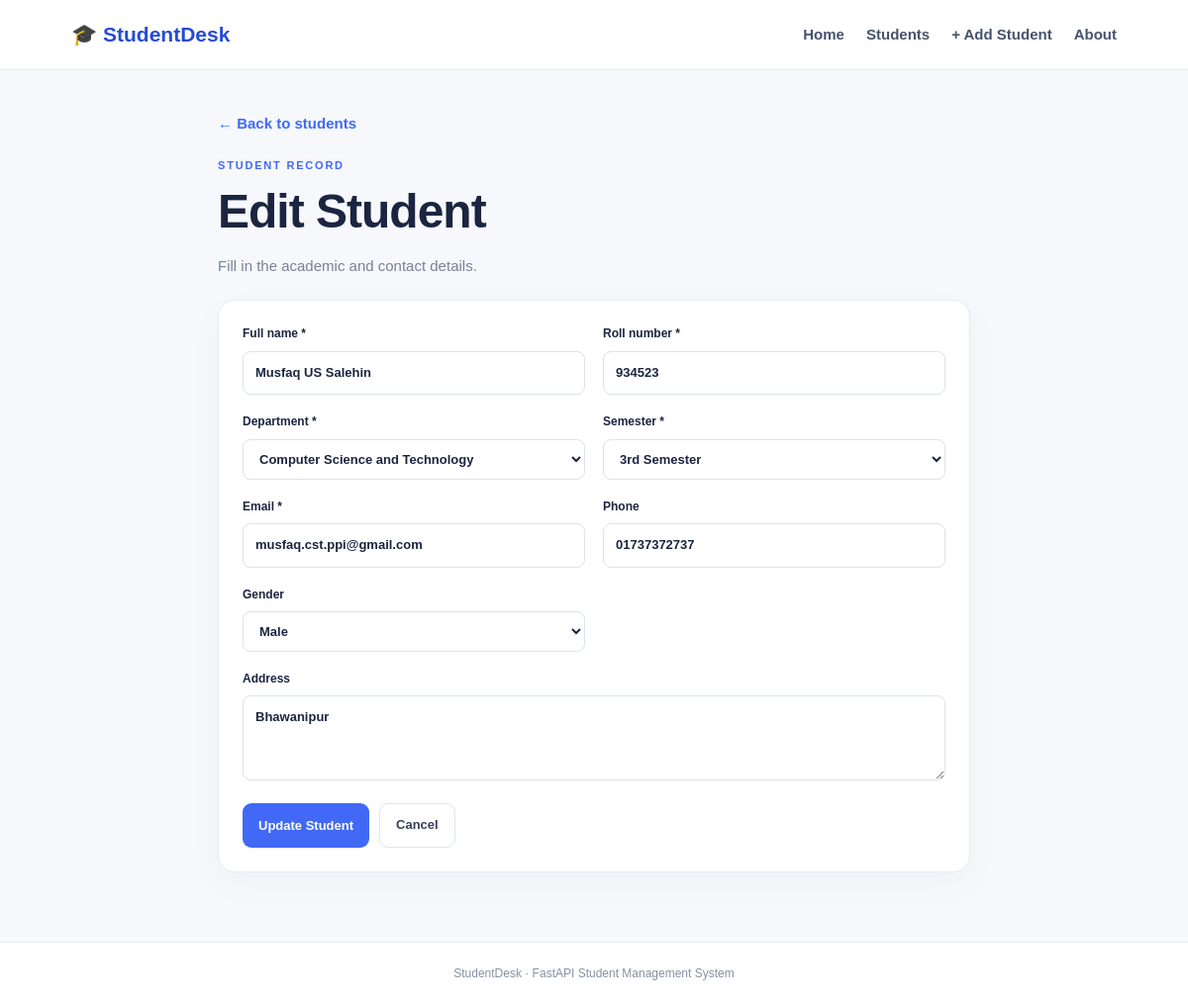
The page /students/1/edit on the database its author committed.
### Model.py (models this page shows)
class Student(Base):
    __tablename__ = "students"
    id = Column(Integer, primary_key=True, index=True)
    roll_no = Column(String(30), unique=True, nullable=False, index=True)
    name = Column(String(120), nullable=False, index=True)
    department = Column(String(100), nullable=False)
    semester = Column(String(30), nullable=False)
    email = Column(String(150), unique=True, nullable=False, index=True)
    phone = Column(String(30), nullable=True)
    gender = Column(String(30), nullable=True)
    address = Column(String(300), nullable=True)

### Main.py (the view)
@app.get("/students/{student_id}/edit",response_class=HTMLResponse)
def edit_page(request:Request,student_id:int,db:Session=Depends(get_db)):
    obj=Service.find_student(db,student_id)
    return templates.TemplateResponse(request=request,name="student_form.html",context={"page_title":"Edit Student","student":obj,"action":f"/students/{student_id}/edit","button_text":"Update Student","departments":DEPARTMENTS,"semesters":SEMESTERS})

### templates/student_form.html
{% extends "base.html" %}{% block title %}{{ page_title }} | StudentDesk{% endblock %}{% block content %}<div class="narrow"><a class="back" href="/students">← Back to students</a><p class="eyebrow">STUDENT RECORD</p><h1>{{ page_title }}</h1><p class="muted">Fill in the academic and contact details.</p><form id="student-form" class="form-card" method="post" action="{{ action }}"><div class="form-grid"><label>Full name *<input id="name" name="name" required maxlength="120" value="{{ student.name if student else '' }}" placeholder="Student full name"></label><label>Roll number *<input id="roll_no" name="roll_no" required maxlength="30" value="{{ student.roll_no if student else '' }}" placeholder="e.g. CST-23001"></label><label>Department *<select name="department" required><option value="">Select department</option>{% for d in departments %}<option value="{{ d }}" {% if student and student.department==d %}selected{% endif %}>{{ d }}</option>{% endfor %}</select></label><label>Semester *<select name="semester" required><option value="">Select semester</option>{% for sem in semesters %}<option value="{{ sem }}" {% if student and student.semester==sem %}selected{% endif %}>{{ sem }} Semester</option>{% endfor %}</select></label><label>Email *<input type="email" name="email" required maxlength="150" value="{{ student.email if student else '' }}" placeholder="student@example.com"></label><label>Phone<input type="tel" name="phone" maxlength="30" value="{{ student.phone if student else '' }}" placeholder="01XXXXXXXXX"></label><label>Gender<select name="gender"><option value="">Not specified</option>{% for g in ['Male','Female','Other'] %}<option value="{{ g }}" {% if student and student.gender==g %}selected{% endif %}>{{ g }}</option>{% endfor %}</select></label><label class="full">Address<textarea name="address" rows="3" maxlength="300" placeholder="Optional address">{{ student.address if student and student.address else '' }}</textarea></label></div><div class="actions"><button class="btn primary" type="submit">{{ button_text }}</button><a class="btn secondary" href="/students">Cancel</a></div></form></div>{% endblock %}

### static/css/style.css (style rules this page uses)
* { box-sizing:border-box }
body { margin:0;background:#f6f8fc;color:#1b2540;font:15px/1.6 Arial,sans-serif }
.eyebrow { font-size:11px;letter-spacing:1.8px;font-weight:800;color:#4169f5;margin:0 0 10px }
h1 { font-size:clamp(32px,4vw,48px);line-height:1.15;letter-spacing:-1px;margin:0 0 16px }
.lead,.muted { color:#778196 }
.stats,.form-card,.profile,.feature-grid article { background:white;border:1px solid #e5eaf2;border-radius:17px;padding:24px;box-shadow:0 12px 35px #18223808 }
.actions { display:flex;gap:10px;flex-wrap:wrap;margin-top:23px }
.btn { display:inline-block;padding:11px 16px;border-radius:9px;text-decoration:none;font-weight:700;font-size:13px;border:0;cursor:pointer }
.primary { background:#4169f5;color:white }
.secondary { background:white;color:#35415a;border:1px solid #dfe5ef }
input,select,textarea { font:inherit;padding:11px 12px;border:1px solid #dce3ee;border-radius:8px;background:white;color:#1b2540;width:100%;min-width:0 }
.narrow { max-width:760px;margin:auto }
.back { display:inline-block;margin-bottom:22px;color:#4169f5;text-decoration:none;font-weight:700 }
.form-card { margin-top:22px }
.form-grid { display:grid;grid-template-columns:1fr 1fr;gap:18px }
.form-grid label { display:block;font-size:12px;font-weight:700 }
.form-grid input,.form-grid select,.form-grid textarea { display:block;margin-top:7px;font-size:13px }
.full { grid-column:1/-1 }

### rows shown on the page
Student: name "Musfaq US Salehin", roll_no "934523", department "Computer Science and Technology", semester "3rd Semester", email "musfaq.cst.ppi@gmail.com", phone "01737372737", gender "Male", address "Bhawanipur"

### other values the page prints
{{ page_title }} "Edit Student"
{{ button_text }} "Update Student"
